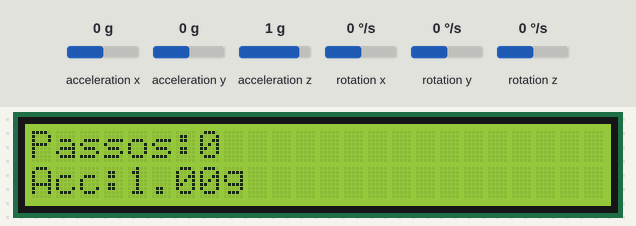
This sketch was run on a simulated Arduino Uno, built with avr-gcc and run on an emulated ATmega328P. On the bench: 24×2 character LCD. Wiring (inferred from the names in the program): MPU-6050 motion sensor at I2C address 0x68. Inputs (shaded band) come from the test bench; at power-on: acceleration y 0 g, acceleration x 0 g, acceleration z 1 g, rotation x 0 °/s, rotation y 0 °/s, rotation z 0 °/s. What the sketch prints to the serial monitor is not drawn.

Above: at 2.6 s.
2.7 s: acceleration y set to -1.4 g
At 3.9 s:
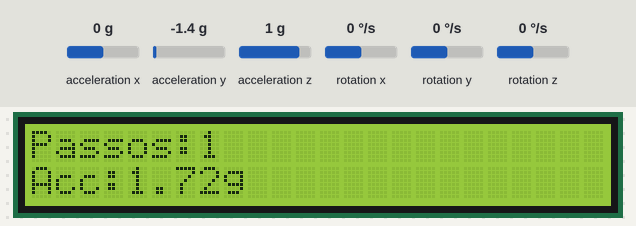
4.2 s: acceleration x set to -1.4 g
At 5.2 s:
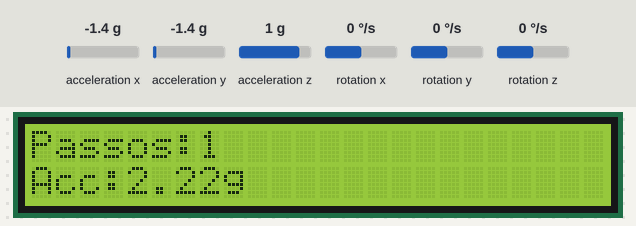
5.8 s: acceleration z set to 0.1 g
At 6.4 s:
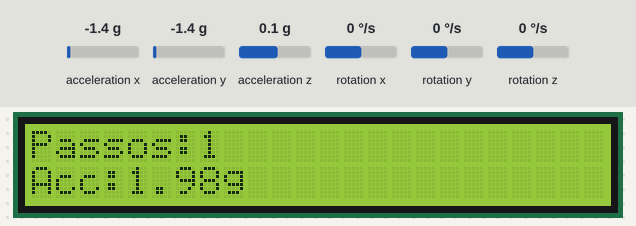
7.3 s: acceleration z set to -0.2 g
8.9 s: acceleration x set to 0.8 g
At 9.9 s:
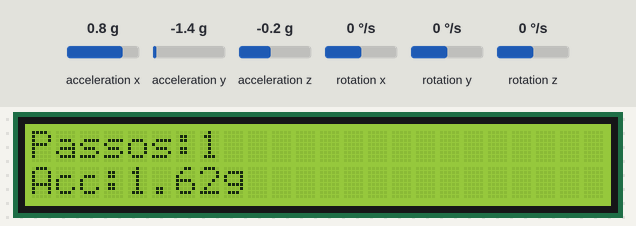
Timing chart, 0 to 11.4 s (numbered marks = the images above; inputs shaded):
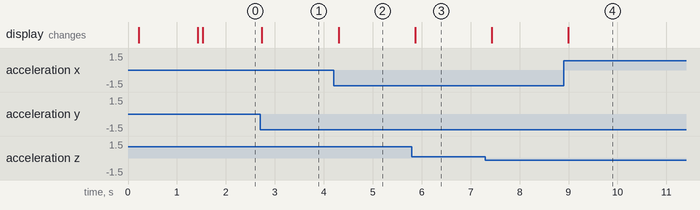

The sketch:

mpu6050.ino
```cpp
#include <Wire.h>
#include <LiquidCrystal_I2C.h>
#include <math.h>

LiquidCrystal_I2C lcd(0x27, 24, 2);   // Se não funcionar, troque para 0x27

const int MPU = 0x68;

// ---------------- Escalas do MPU6050 ----------------
// Acelerômetro em ±2g  -> divisor 16384.0 (LSB/g)
// Giroscópio em ±250°/s -> divisor 131.0 (LSB/(°/s))
const float ACCEL_SCALE = 16384.0;
const float GYRO_SCALE  = 131.0;

// ---------------- Filtro complementar ----------------
// Alpha alto = confia mais no giroscópio (resposta rápida, mas deriva);
// Alpha baixo = confia mais no acelerômetro (estável, mas sensível a vibração).
const float ALPHA = 0.96;

float pitch = 0, roll = 0, yaw = 0;
float gyroBiasX = 0, gyroBiasY = 0, gyroBiasZ = 0;

unsigned long tempoAnterior = 0;

// ---------------- Contador de passos ----------------
int passos = 0;
bool acimaLimiar = false;
unsigned long ultimoPasso = 0;

const float LIMIAR_SUBIDA  = 1.15;   // cruza pra cima -> candidato a passo
const float LIMIAR_DESCIDA = 1.05;   // precisa cruzar pra baixo antes de contar outro
const unsigned long INTERVALO_MIN_PASSO = 300; // ms, evita contar passos "fantasma"

// Filtro passa-baixa (média móvel exponencial) pra suavizar ruído da magnitude
const float ALPHA_MAG = 0.3;
float magnitudeFiltrada = 1.0;

// ---------------- Timing do loop (60 FPS) ----------------
const unsigned long INTERVALO_LOOP_US = 16667UL; // 1000000/60 ~= 16667 us
unsigned long tempoLoopAnterior = 0;

// ---------------- Throttle do LCD ----------------
// Escrever no LCD todo loop é lento (I2C) e derruba o FPS do envio serial.
// Atualiza o display só a cada N loops (~10 Hz é mais que suficiente pra leitura humana).
const int LCD_A_CADA_N_LOOPS = 6;
int contadorLoopsLCD = 0;

void calibrarGiroscopio() {
  lcd.setCursor(0,0);
  lcd.print("Calibrando giro ");
  lcd.setCursor(0,1);
  lcd.print("Fique parado... ");

  const int N = 200;
  long somaX = 0, somaY = 0, somaZ = 0;

  for (int i = 0; i < N; i++) {
    Wire.beginTransmission(MPU);
    Wire.write(0x43); // registrador inicial do giroscópio
    Wire.endTransmission(false);
    Wire.requestFrom(MPU, 6, true);

    if (Wire.available() == 6) {
      int16_t gx = Wire.read() << 8 | Wire.read();
      int16_t gy = Wire.read() << 8 | Wire.read();
      int16_t gz = Wire.read() << 8 | Wire.read();
      somaX += gx;
      somaY += gy;
      somaZ += gz;
    }
    delay(5);
  }

  gyroBiasX = (somaX / (float)N) / GYRO_SCALE;
  gyroBiasY = (somaY / (float)N) / GYRO_SCALE;
  gyroBiasZ = (somaZ / (float)N) / GYRO_SCALE;
}

void setup() {

  Serial.begin(115200);

  Wire.begin();

  lcd.init();
  lcd.backlight();

  lcd.setCursor(0,0);
  lcd.print("Inicializando...");
  lcd.setCursor(0,1);
  lcd.print("MPU6050");

  // Liga o MPU6050
  Wire.beginTransmission(MPU);
  Wire.write(0x6B);
  Wire.write(0);
  Wire.endTransmission(true);

  delay(100);

  lcd.clear();
  calibrarGiroscopio();
  lcd.clear();

  tempoAnterior = millis();
  tempoLoopAnterior = micros();

  // Cabeçalho do CSV - exatamente as colunas usadas pelo programa de gráficos
  Serial.println("tempo_ms,ax,ay,az,gx,gy,gz,pitch,roll,yaw,magnitude");
}

void loop() {

  int16_t AcX, AcY, AcZ, GyX, GyY, GyZ;

  // ---- Leitura do acelerômetro (0x3B a 0x40) ----
  Wire.beginTransmission(MPU);
  Wire.write(0x3B);
  Wire.endTransmission(false);
  Wire.requestFrom(MPU, 6, true);

  if (Wire.available() < 6) return;

  AcX = Wire.read() << 8 | Wire.read();
  AcY = Wire.read() << 8 | Wire.read();
  AcZ = Wire.read() << 8 | Wire.read();

  // ---- Leitura do giroscópio (0x43 a 0x48) ----
  Wire.beginTransmission(MPU);
  Wire.write(0x43);
  Wire.endTransmission(false);
  Wire.requestFrom(MPU, 6, true);

  if (Wire.available() < 6) return;

  GyX = Wire.read() << 8 | Wire.read();
  GyY = Wire.read() << 8 | Wire.read();
  GyZ = Wire.read() << 8 | Wire.read();

  float ax = AcX / ACCEL_SCALE;
  float ay = AcY / ACCEL_SCALE;
  float az = AcZ / ACCEL_SCALE;

  float gx = (GyX / GYRO_SCALE) - gyroBiasX;
  float gy = (GyY / GYRO_SCALE) - gyroBiasY;
  float gz = (GyZ / GYRO_SCALE) - gyroBiasZ;

  float magnitude = sqrt(ax * ax + ay * ay + az * az);

  // ---- dt real entre leituras ----
  unsigned long agora = millis();
  float dt = (agora - tempoAnterior) / 1000.0;
  tempoAnterior = agora;

  // ---- Ângulos a partir do acelerômetro (só funciona bem em repouso/baixa vibração) ----
  float pitchAcc = atan2(-ax, sqrt(ay * ay + az * az)) * 180.0 / PI;
  float rollAcc  = atan2(ay, az) * 180.0 / PI;

  // ---- Filtro complementar: combina giroscópio (rápido) com acelerômetro (estável) ----
  pitch = ALPHA * (pitch + gx * dt) + (1 - ALPHA) * pitchAcc;
  roll  = ALPHA * (roll  + gy * dt) + (1 - ALPHA) * rollAcc;

  // Yaw não tem referência absoluta sem magnetômetro: é só a integração do giro
  // (vai "derivar" com o tempo, é uma limitação física do MPU6050, não do código)
  yaw += gz * dt;

  // ---- Filtro passa-baixa na magnitude, pra detecção de passos mais estável ----
  magnitudeFiltrada = ALPHA_MAG * magnitude + (1 - ALPHA_MAG) * magnitudeFiltrada;

  // ---- Detecção de passos com histerese ----
  if (magnitudeFiltrada > LIMIAR_SUBIDA && !acimaLimiar) {
    if (agora - ultimoPasso > INTERVALO_MIN_PASSO) {
      passos++;
      ultimoPasso = agora;
    }
    acimaLimiar = true;
  }

  if (magnitudeFiltrada < LIMIAR_DESCIDA) {
    acimaLimiar = false;
  }

  // ---- LCD (atualizado só a cada N loops pra não roubar tempo do loop de 60 FPS) ----
  contadorLoopsLCD++;
  if (contadorLoopsLCD >= LCD_A_CADA_N_LOOPS) {
    contadorLoopsLCD = 0;

    lcd.setCursor(0,0);
    lcd.print("Passos:");
    lcd.print(passos);
    lcd.print("      ");

    lcd.setCursor(0,1);
    lcd.print("Acc:");
    lcd.print(magnitude,2);
    lcd.print("g     ");
  }

  // ---- Envia CSV para o computador ----
  Serial.print(agora);         Serial.print(",");
  Serial.print(ax,4);          Serial.print(",");
  Serial.print(ay,4);          Serial.print(",");
  Serial.print(az,4);          Serial.print(",");
  Serial.print(gx,4);          Serial.print(",");
  Serial.print(gy,4);          Serial.print(",");
  Serial.print(gz,4);          Serial.print(",");
  Serial.print(pitch,4);       Serial.print(",");
  Serial.print(roll,4);        Serial.print(",");
  Serial.print(yaw,4);         Serial.print(",");
  Serial.println(magnitude,4);

  // ---- Trava o loop em 60 FPS (~16.667 ms), compensando o tempo já gasto acima ----
  unsigned long tempoGastoUs = micros() - tempoLoopAnterior;
  if (tempoGastoUs < INTERVALO_LOOP_US) {
    delayMicroseconds(INTERVALO_LOOP_US - tempoGastoUs);
  }
  tempoLoopAnterior = micros();
}
```

Measured:
- after the input at 2.7 s, the display: changes at once (image 1)
- after the input at 4.2 s, the display: changes after 0.10 s (image 2)
- after the input at 5.8 s, the display: changes after 0.07 s (image 3)
- after the input at 8.9 s, the display: changes after 0.10 s (image 4)
